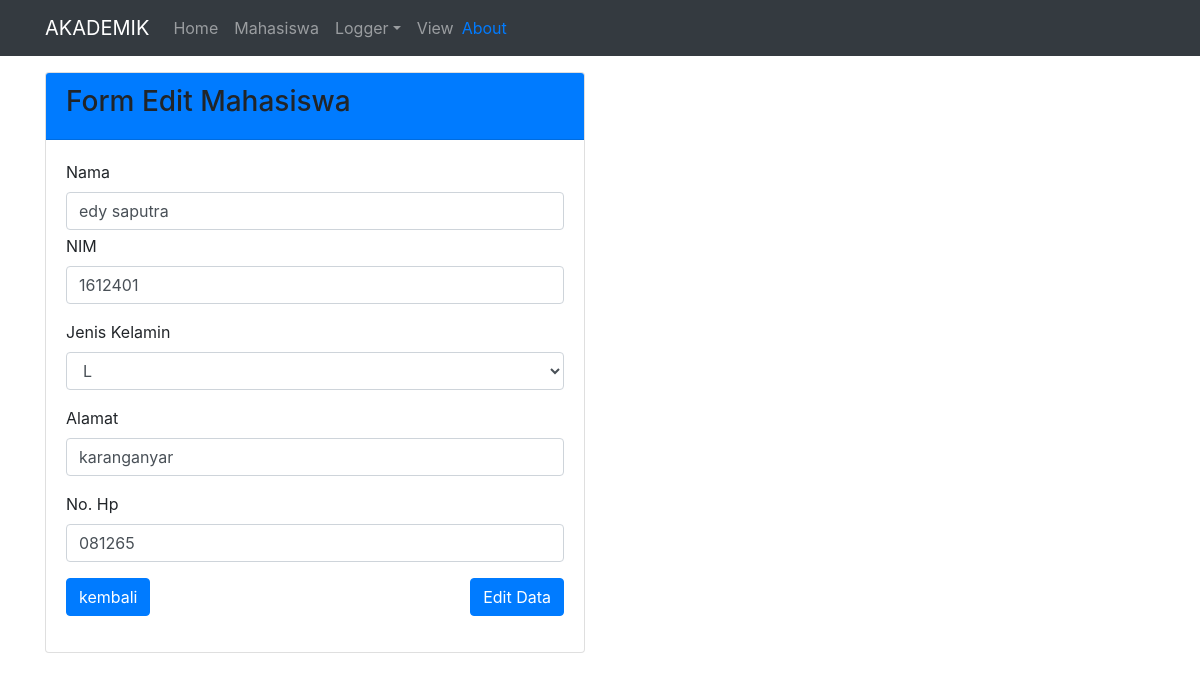
The app's page /mahasiswa/edit/1 with its own data.
### tables this page shows
CREATE TABLE `mhs` (
  `id_mhs` int(11) NOT NULL,
  `nim_mhs` varchar(20) DEFAULT NULL,
  `nama_mhs` varchar(50) DEFAULT NULL,
  `jenis_kelamin` enum('L','P') DEFAULT NULL,
  `alamat` varchar(100) DEFAULT NULL,
  `no_hp` varchar(15) NOT NULL
);

### application/controllers/Mahasiswa.php (called while the page is built, shortened)
<?php
class Mahasiswa extends CI_Controller
{
    public function __construct()
    {
        $this->load->model('Mhs_model');
        $this->load->library('form_validation');
    }
    public function edit($id)
    {
        $data['judul'] = 'Edit Mahasiswa';
        $data['mhs'] = $this->Mhs_model->detailDataMhs($id);
        $data['gender'] = ['L', 'P'];
        $this->form_validation->set_rules('nama', 'Nama', 'required');
        $this->form_validation->set_rules('nim', 'NIM', 'required|numeric');
        $this->form_validation->set_rules('gender', 'Jenis Kelamin', 'required');
        $this->form_validation->set_rules('alamat', 'Alamat', 'required');
        $this->form_validation->set_rules('nope', 'No. HP', 'required|numeric');
        if ($this->form_validation->run() == FALSE) {
            $this->load->view('template/header', $data);
            $this->load->view('mhs/edit', $data);
            $this->load->view('template/footer');
        } else {
            $this->Mhs_model->editMhs();
            $this->session->set_flashdata('flash', 'diedit');
            redirect('mahasiswa');
        }
    }
}

### index.php (called while the page is built, shortened)
<?php
require_once BASEPATH.'core/CodeIgniter.php';

### application/models/Mhs_model.php (called while the page is built, shortened)
<?php
class Mhs_model extends CI_Model
{
    public function detailDataMhs($id)
    {
        return $this->db->get_where('mhs', ['id_mhs' => $id])->row_array();
    }
}

### application/views/mhs/edit.php (the view, shortened to what this page needs)
<div class="container">
    <div class="row mt-3">
        <div class="col-md-6">
            <div class="card">
                <div class="card-header bg-primary">
                    <h3>Form Edit Mahasiswa</h3>
                </div>
                <div class="card-body">
                    <form action="" method="post">
                        <div class="form-group">
                            <label for="nama">Nama</label>
                            <input type="text" class="form-control" name="nama" id="nama" value="<?= $mhs['nama_mhs']; ?>">
                            <div class="form-group">
                                <label for="nim">NIM</label>
                                <input type="text" class="form-control" name="nim" id="nim" value="<?= $mhs['nim_mhs']; ?>">
                            </div>
                            <div class="form-group">
                                <label for="gender">Jenis Kelamin</label>
                                <select class="form-control" name="gender" id="gender">
                                    <?php foreach ($gender as $jk) : ?>
                                        <?php if ($jk == $mhs['jenis_kelamin']) : ?>
                                            <option value="<?= $jk; ?>" selected><?= $jk; ?></option>
                                        <?php else : ?>
                                            <option value="<?= $jk; ?>"><?= $jk; ?></option>
                                        <?php endif; ?>
                                    <?php endforeach; ?>
                                </select>
                            </div>
                            <div class="form-group">
                                <label for="alamat">Alamat</label>
                                <input type="text" class="form-control" name="alamat" id="alamat" value="<?= $mhs['alamat']; ?>">
                            </div>
                            <div class="form-group">
                                <label for="nope">No. Hp</label>
                                <input type="text" class="form-control" name="nope" id="nope" value="<?= $mhs['no_hp']; ?>">
                            </div>
                            <a class="btn btn-primary" href="<?= base_url(); ?>mahasiswa">kembali</a>
                            <button type="submit" name="tambah" class="btn btn-primary float-right">Edit Data</button>
                    </form>
                </div>
            </div>
        </div>
    </div>
</div>

### records on screen
mhs: nama "edy saputra", nim "1612401", gender "L", alamat "karanganyar", nope "081265"
